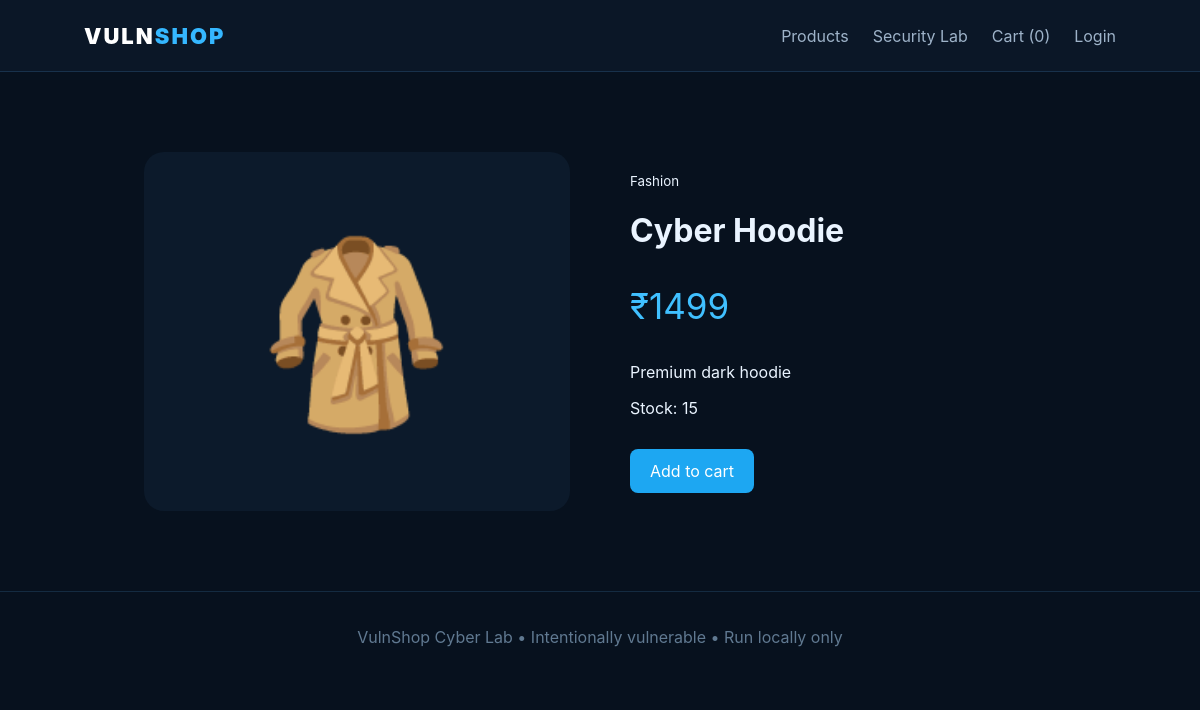
Page /product/1 on the committed database.
### tables this page shows
CREATE TABLE products(id INTEGER PRIMARY KEY, name TEXT, price REAL, category TEXT, image TEXT, description TEXT, stock INTEGER);

### app.py (the view)
@app.route("/product/<int:pid>")
def product(pid):
    c=db(); p=c.execute("SELECT * FROM products WHERE id=?",(pid,)).fetchone(); c.close()
    return render_template("product.html",p=p)

### app.py (called while the page is built)
def db():
    c=sqlite3.connect(DB); c.row_factory=sqlite3.Row; return c

@app.context_processor
def inject():
    return {"cart_count":len(session.get("cart",[]))}

### templates/product.html
{% extends "base.html" %}{% block content %}<div class="detail"><div class="bigemoji">{{p.image}}</div><div><small>{{p.category}}</small><h1>{{p.name}}</h1><p class="price">₹{{"%.0f"|format(p.price)}}</p><p>{{p.description}}</p><p>Stock: {{p.stock}}</p><a class="btn" href="/cart/add/{{p.id}}">Add to cart</a></div></div>{% endblock %}

### static/style.css (style rules this page uses)
* { box-sizing:border-box }
body { margin:0;background:#07111e;color:#eaf4ff;font-family:Inter,Arial,sans-serif }
.btn { display:inline-block;background:#1da7f2;color:white;text-decoration:none;border:0;border-radius:8px;padding:12px 20px;margin-top:15px;cursor:pointer }
.detail { display:grid;grid-template-columns:1fr 1fr;gap:60px;padding:80px 12%;align-items:center }
.bigemoji { font-size:180px;text-align:center;background:#0c1a2b;border-radius:20px;padding:70px }
.price { font-size:35px;color:#40c0ff }

### rows in the picture
products: image "🧥", category "Fashion", name "Cyber Hoodie", price "1499", description "Premium dark hoodie", stock "15"

### other values in the picture
{{ cart_count }} "0"
